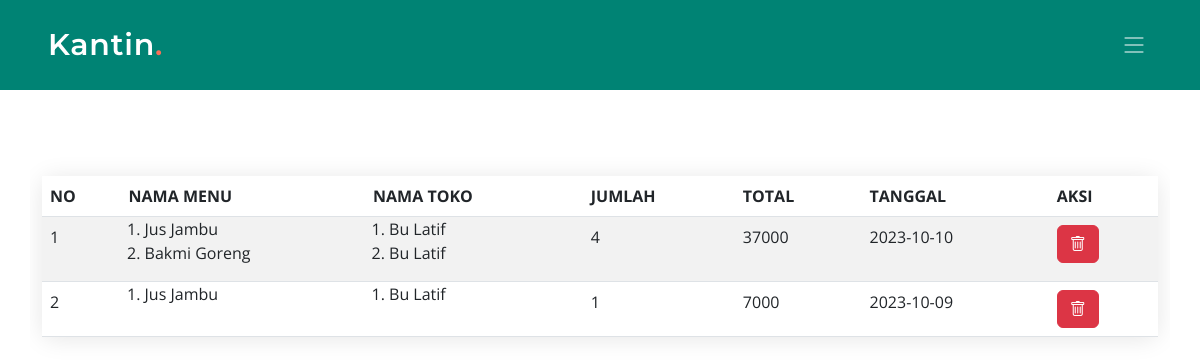
Screenshot of /transaksi.php (signed in) with the database file from the repository.
### tables this page shows
CREATE TABLE `pembayaran` (
  `id_pembayaran` int(10) NOT NULL,
  `id_siswa` int(10) NOT NULL,
  `tanggal_pembayaran` date NOT NULL
);

CREATE TABLE `detail_pembayaran` (
  `id_detail_pembayaran` int(10) NOT NULL,
  `id_pembayaran` int(11) NOT NULL,
  `id_menu` int(10) NOT NULL,
  `id_warung` int(11) NOT NULL,
  `qty` int(11) NOT NULL,
  `total` int(100) NOT NULL
);

CREATE TABLE `menu` (
  `id_menu` int(10) NOT NULL,
  `nama_menu` varchar(100) NOT NULL,
  `deskripsi_menu` varchar(100) NOT NULL,
  `gambar` varchar(225) NOT NULL,
  `jenis` enum('makanan','minuman') NOT NULL,
  `id_warung` int(10) NOT NULL,
  `harga` int(255) NOT NULL
);

CREATE TABLE `warung` (
  `id_warung` int(10) NOT NULL,
  `nama_warung` varchar(255) DEFAULT NULL,
  `deskripsi` varchar(255) DEFAULT NULL
);

### transaksi.php (the view, shortened to what this page needs)
<!DOCTYPE html>
<html>
<head>
    <?php
    include "navbar.php";
    ?>
    <section class="container mt-top">
        <table class="table table-hover table-striped">
            <thead>
                <tr>
                    <th>NO</th>
                    <th>NAMA MENU</th>
                    <th>NAMA TOKO</th>
                    <th>JUMLAH</th>
                    <th>TOTAL</th>
                    <th>TANGGAL</th>
                    <th>AKSI</th>
                </tr>
            </thead>
            <tbody>
                <?php
                include "server.php";
                $qry_histori = mysqli_query($conn, "SELECT * FROM pembayaran WHERE id_siswa='" . $_SESSION['id_siswa'] . "' ORDER BY id_pembayaran DESC");
                $no = 0;
                while ($dt_histori = mysqli_fetch_array($qry_histori)) {
                    $no++;
                    $menu_dipilih = "<ol>";
                    $qry_menu = mysqli_query($conn, "SELECT * FROM detail_pembayaran JOIN menu ON menu.id_menu = detail_pembayaran.id_menu WHERE id_pembayaran = '" . $dt_histori['id_pembayaran'] . "'");
                    while ($dt_menu = mysqli_fetch_array($qry_menu)) {
                        $menu_dipilih .= "<li>" . $dt_menu['nama_menu'] . "</li>";
                    }
                    $menu_dipilih .= "</ol>";
                    $warung_dipilih = "<ol>";
                    $qry_warung = mysqli_query($conn, "SELECT * FROM detail_pembayaran JOIN warung ON warung.id_warung = detail_pembayaran.id_warung WHERE id_pembayaran = '" . $dt_histori['id_pembayaran'] . "'");
                    while ($dt_warung = mysqli_fetch_array($qry_warung)) {
                        $warung_dipilih .= "<li>" . $dt_warung['nama_warung'] . "</li>";
                    }
                    $warung_dipilih .= "</ol>";
                    $qry_detail = mysqli_query($conn, "SELECT SUM(qty) as total_qty, SUM(total) AS total_harga FROM detail_pembayaran WHERE id_pembayaran = '" . $dt_histori['id_pembayaran'] . "'");
                    $dt_detail = mysqli_fetch_array($qry_detail);
                    ?>
                    <tr>
                        <td>
                            <?= $no ?>
                        </td>
                        <td style="padding: 0">
                            <?= $menu_dipilih ?>
                        </td>
                        <td style="padding: 0">
                            <?= $warung_dipilih ?>
                        </td>
                        <td>
                            <?= $dt_detail['total_qty'] ?>
                        </td>
                        <td>
                            <?= $dt_detail['total_harga'] ?>
                        </td>
                        <td>
                            <?= $dt_histori['tanggal_pembayaran'] ?>
                        </td>
                        <td>
                            <a href="hapus_transaksi.php?id_pembayaran=<?= $dt_histori['id_pembayaran'] ?>"
                                onclick="return confirm('Apakah anda yakin menghapus data ini?')" class="btn btn-danger"><i
                                    class="bi bi-trash"></i></a>
                        </td>
                    </tr>
                    <?php
                }
                ?>
            </tbody>
        </table>
    </section>
    </body>
</html>

### style.php (shortened to what this page needs)
<link href="assets/vendor/bootstrap/css/bootstrap.min.css" rel="stylesheet">
<link href="assets/vendor/bootstrap-icons/bootstrap-icons.css" rel="stylesheet">
<link href="assets/vendor/aos/aos.css" rel="stylesheet">
<link href="assets/vendor/glightbox/css/glightbox.min.css" rel="stylesheet">
<link href="assets/vendor/swiper/swiper-bundle.min.css" rel="stylesheet">
<link href="assets/css/main.css" rel="stylesheet">

### navbar.php (shortened to what this page needs)
<?php
include 'style.php';
?>
</head>
<body>
  <header id="header" class="header d-flex align-items-center">
    <div class="container-fluid container-xl d-flex align-items-center justify-content-between">
      <a href="home.php" class="logo d-flex align-items-center">
        <h1>Kantin<span>.</span></h1>
      </a>
      <i class="mobile-nav-toggle mobile-nav-show bi bi-list"></i>
    </div>
  </header>

### assets/css/main.css (style rules this page uses)
:root { --font-default: "Open Sans", system-ui, -apple-system, "Segoe UI", Roboto, "Helvetica Neue", Arial, "Noto Sans", "Liberation Sans", sans-serif, "Apple Color Emoji", "Segoe UI Emoji", "Segoe UI Symbol", "Noto Color Emoji"; --font-primary: "Montserrat", sans-serif; --font-secondary: "Poppins", sans-serif; }
:root { --color-default: #222222; --color-primary: #008374; --color-secondary: #f85a40; }
html { scroll-behavior: smooth; user-select: none; }
body { font-family: var(--font-default); color: var(--color-default); min-height: 100vh; }
a { color: var(--color-primary); text-decoration: none; }
h1, h2, h3, h4, h5, h6 { font-family: var(--font-primary); }
section { padding: 30px 0; overflow: hidden; }
.header { transition: all 0.5s; z-index: 997; height: 90px; background-color: var(--color-primary); }
.header .logo h1 { font-size: 30px; margin: 0; font-weight: 600; letter-spacing: 0.8px; color: #fff; font-family: var(--font-primary); }
.header .logo h1 span { color: #f96f59; }
section { scroll-margin-top: 70px; }
@media (max-width: 1279px) { .mobile-nav-show { color: rgba(255, 255, 255, 0.6); font-size: 28px; cursor: pointer; line-height: 0; transition: 0.5s; z-index: 9999; margin-right: 10px; } }

### transaksi.php (style rules this page uses)
ol { padding: 0 0 0 24px; }
table { border-radius: 10px; box-shadow: 0px 2px 25px rgba(0, 0, 0, 0.1); }
.mt-top { margin-top: 3.5rem; }

### rows the page displays
pembayaran: total_qty "4", total_harga "37000", tanggal_pembayaran "2023-10-10"
detail_pembayaran: id_menu.nama_menu "Jus Jambu", id_warung.nama_warung "Bu Latif"
detail_pembayaran: id_menu.nama_menu "Bakmi Goreng", id_warung.nama_warung "Bu Latif"
pembayaran: total_qty "1", total_harga "7000", tanggal_pembayaran "2023-10-09"
detail_pembayaran: id_menu.nama_menu "Jus Jambu", id_warung.nama_warung "Bu Latif"
